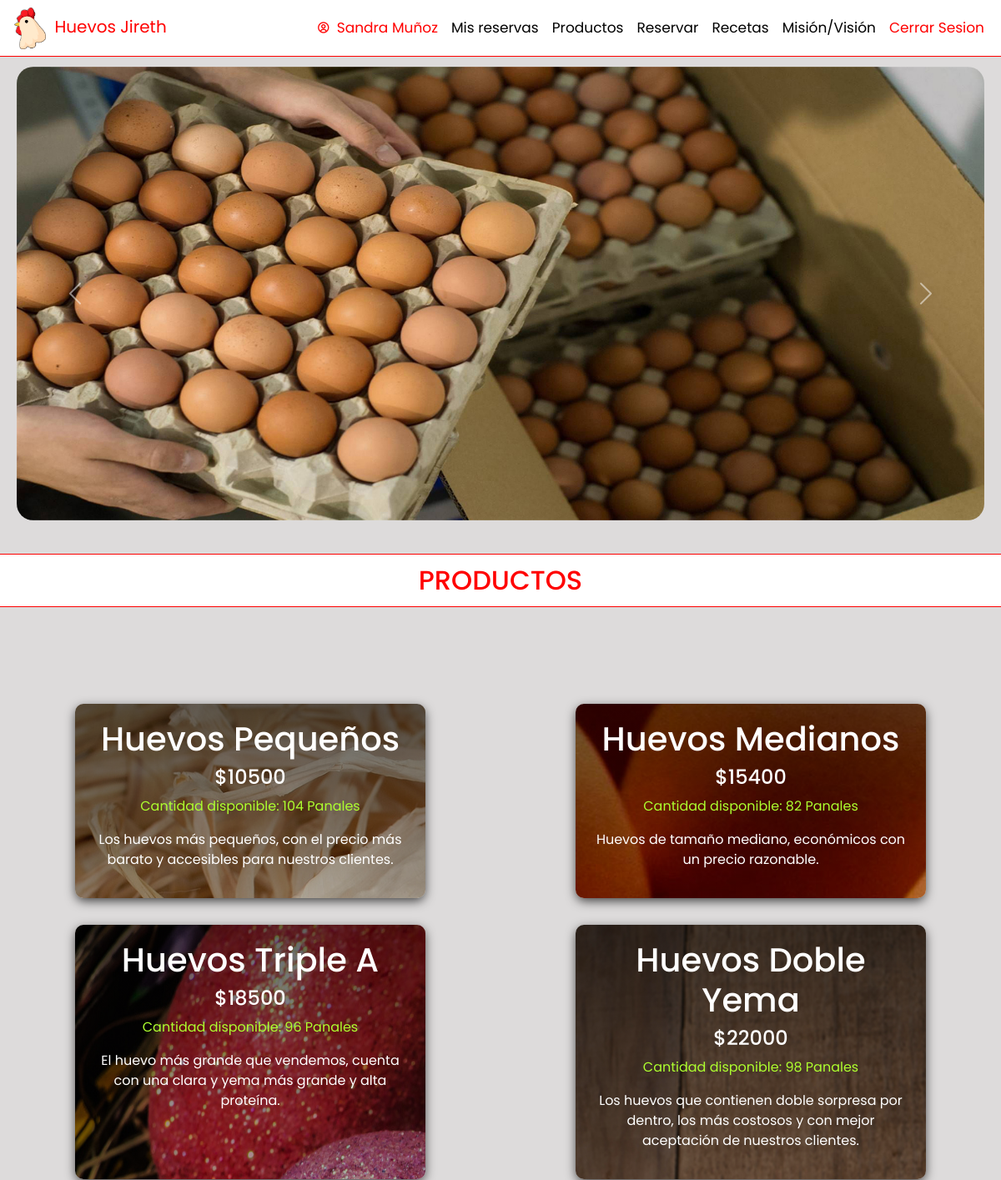
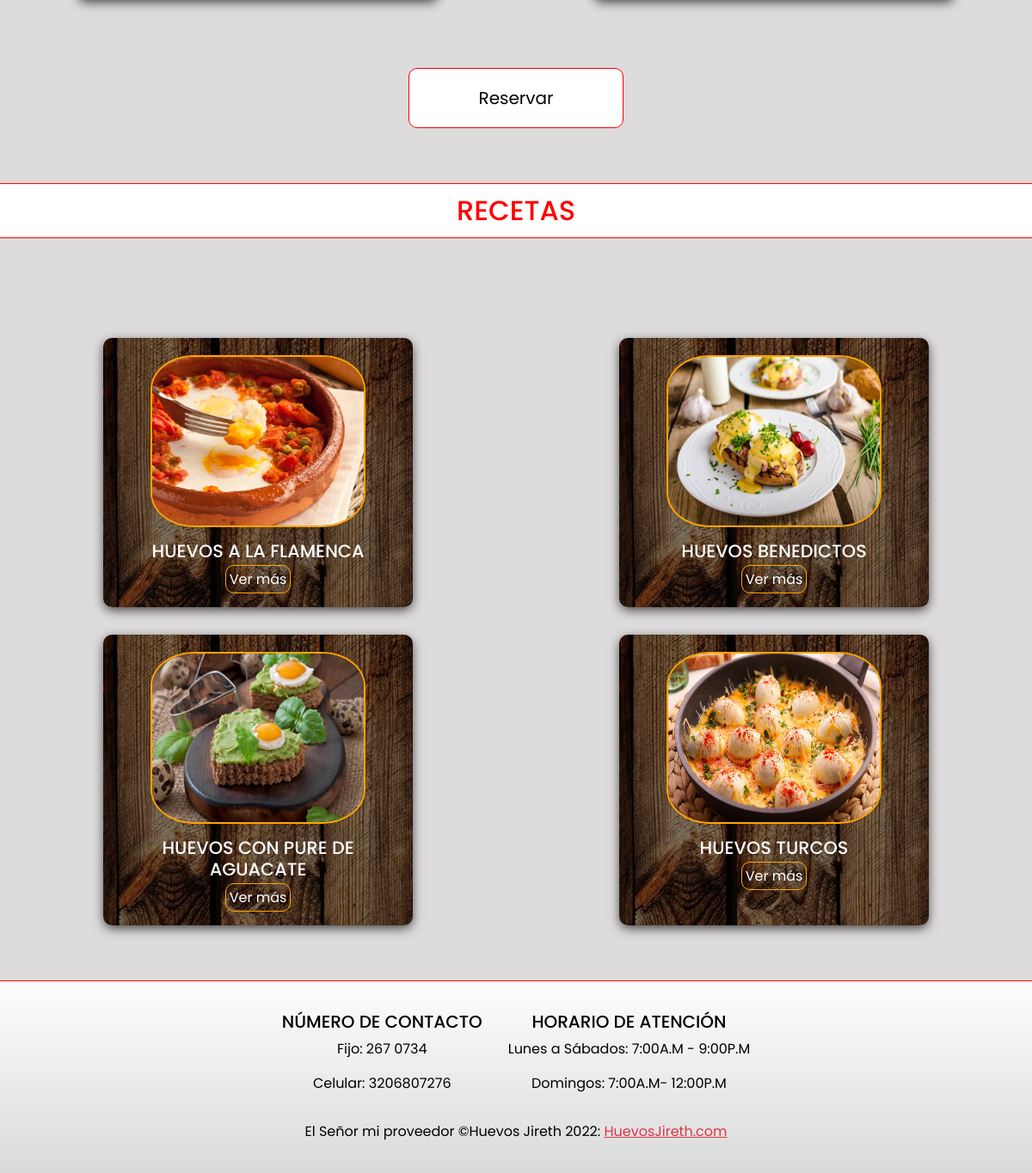
The page /view/client/user.php (signed in) on the database its author committed (2 pictures, top to bottom).
### tables this page shows
CREATE TABLE `productos` (
  `idProducto` int(11) NOT NULL,
  `Nombre` varchar(30) NOT NULL,
  `Precio` int(11) NOT NULL,
  `Cantidad` int(11) NOT NULL,
  `Descripcion` varchar(500) NOT NULL
);

### view/client/user.php (the view, shortened to what this page needs)
<?php
include("../../model/conexion.php");
$products = "SELECT * FROM productos";
$show = mysqli_query($conx, $products);
$I = array(
    "/hj/images/bg_huevos1.jpg",
    "/hj/images/bg_huevos2.jpg",
    "/hj/images/bg_huevos3.jpg",
    "/hj/images/bg_huevos4.jpg"
);
?>
<!DOCTYPE html>
<html lang="es">
<head>
    <link href="https://cdn.jsdelivr.net/npm/bootstrap@5.2.2/dist/css/bootstrap.min.css" rel="stylesheet">
    <link rel="stylesheet" href="/hj/css/inicio.css">
    <link rel="stylesheet" href="../../package/dist/sweetalert2.min.css">
</head>
<body style="background-color:rgb(221, 219, 219);">
    <?php include("../template/header_user.php") ?>
    <div id="carouselExampleControls" class="carousel slide" data-bs-ride="carousel">
        <div class="carousel-inner">
            <div class="carousel-item active">
                <img src="/hj/images/huevos1.jpg" class="d-block w-100" alt="Huevos 1">
            </div>
        </div>
        <button class="carousel-control-prev" type="button" data-bs-target="#carouselExampleControls" data-bs-slide="prev">
            <span class="carousel-control-prev-icon" aria-hidden="true"></span>
        </button>
        <button class="carousel-control-next" type="button" data-bs-target="#carouselExampleControls" data-bs-slide="next">
            <span class="carousel-control-next-icon" aria-hidden="true"></span>
        </button>
    </div>
    <?php $nImg = 0; ?>
    <section id="productos">
        <h1 class="barrita">PRODUCTOS</h1>
        <div class="productos">
            <?php while ($row = mysqli_fetch_assoc($show)) { ?>
                <div class="pedaso" style="background: linear-gradient(rgba(0, 0, 0, 0.6), rgba(0, 0, 0, 0.3)), url(<?php echo $I[$nImg]; ?>);">
                    <?php $nImg = $nImg + 1; ?>
                    <h1><?php echo $row["Nombre"] ?></h1>
                    <h4>$<?php echo $row["Precio"] ?></h4>
                    <p style="color: greenyellow">Cantidad disponible: <?php echo $row["Cantidad"] ?> <?php if($row["Cantidad"]==1){echo 'Panal';}else{echo 'Panales';} ?></p>
                    <p><?php echo $row["Descripcion"] ?></p>
                </div>
            <?php }
            mysqli_free_result($show); ?>
        </div>
    </section>
    <section id="reservar" class="reservation">
        <center>
            <button class="btn-rsv" data-bs-toggle="modal" href="#exampleModalToggle">Reservar</button>
        </center>
    </section>
    <section id="recetas">
        <h1 class="barrita">RECETAS</h1>
        <div class="recetas">
            <div class="receta">
                <img src="/hj/images/receta1.jpg" alt="Receta 1">
                <h1>HUEVOS A LA FLAMENCA</h1>
                <a href="/hj/view/client/recetaA.php" class="re">Ver más</a>
            </div>
            <div class="receta">
                <img src="/hj/images/receta2.jpg" alt="Receta 2">
                <h1>HUEVOS BENEDICTOS</h1>
                <a href="/hj/view/client/recetaB.php" class="re">Ver más</a>
            </div>
            <div class="receta">
                <img src="/hj/images/receta3.jpg" alt="Receta 3">
                <h1>HUEVOS CON PURE DE AGUACATE</h1>
                <a href="/hj/view/client/recetaC.php" class="re">Ver más</a>
            </div>
            <div class="receta">
                <img src="/hj/images/receta4.jpg" alt="Receta 4">
                <h1>HUEVOS TURCOS</h1>
                <a href="/hj/view/client/recetaD.php" class="re">Ver más</a>
            </div>
        </div>
    </section>
    <?php include("../../view/template/footer.php") ?>
</body>
</html>

### css/inicio.css (style rules this page uses)
* { font-family: Poppins; }
:root { --body-color: white; --primary-color: red; --secondary-color: orange; --background-color: #b8b4b1; }
.barrita { background:var(--body-color); padding: 12px; margin-top: 20px; text-align: center; border-top: 1px solid var(--primary-color); border-bottom: 1px solid var(--primary-color); color: var(--primary-color); font-size: 2rem; }
.productos { display: grid; margin-top: 100px; grid-template-columns: 1fr 1fr; justify-items: center; }
.pedaso { text-align: center; color: var(--body-color); border-radius: 10px; margin: 1rem; width: 70%; padding: 3%; -webkit-box-shadow: 0px 4px 13px -1px rgba(0,0,0,0.75); -moz-box-shadow: 0px 4px 13px -1px rgba(0,0,0,0.75); box-shadow: 0px 4px 13px -1px rgba(0,0,0,0.75); }
#reservar { margin: 4em 0; }
.btn-rsv { width: 250px; height: 70px; border-radius: 10px; background-color: white; font-size: 20px; border: var(--primary-color) 1px solid ; transition: .1s; transition-timing-function: ease-in-out; }
.recetas { display: flex; display: grid; grid-template-columns: 1fr 1fr; justify-items: center; margin-bottom: 3em; margin-top: 100px; }
.receta { text-align: center; border-radius: 10px; padding: 20px; justify-items: center; background: linear-gradient(rgba(0, 0, 0, 0.5), rgba(0, 0, 0, 0.5)), url(../images/bg_recetas.jpg); width: 60%; margin: 1rem; -webkit-box-shadow: 0px 4px 13px -1px rgba(0,0,0,0.75); -moz-box-shadow: 0px 4px 13px -1px rgba(0,0,0,0.75); box-shadow: 0px 4px 13px -1px rgba(0,0,0,0.75); }
.receta h1 { color: var(--body-color); font-size: 1.3rem; }
.receta img { height: 200px; width: 250px; border-radius: 20%; border: 2px solid var(--secondary-color); margin-bottom: 1rem; }
.re { background-color: transparent; width: 150px; height: 30px; text-align: center; color: white; margin-left: auto; margin-right: auto; text-decoration: none; padding: 4px; border: 1px var(--secondary-color) solid; border-radius: 10px; transition: all .3s; }
.carousel { margin-top: 60px; padding: 20px; }
.carousel-inner { border-radius: 20px; }

### css/header.css (style rules this page uses)
* { font-family: Poppins; }
:root { --body-color: white; --primary-color: red; --secondary-color: orange; }

### css/footer.css (style rules this page uses)
:root { --fondo:linear-gradient(#fdfdfd, #dbdada); }

### rows shown on the page
productos: shows a picture, Nombre "Huevos Pequeños", Precio "10500", Cantidad "104", shows "Panales", Descripcion "Los huevos más pequeños, con el precio más barato y accesibles para nuestros clientes."
productos: shows a picture, Nombre "Huevos Medianos", Precio "15400", Cantidad "82", shows "Panales", Descripcion "Huevos de tamaño mediano, económicos con un precio razonable."
productos: shows a picture, Nombre "Huevos Triple A", Precio "18500", Cantidad "96", shows "Panales", Descripcion "El huevo más grande que vendemos, cuenta con una clara y yema más grande y alta proteína."
productos: shows a picture, Nombre "Huevos Doble Yema", Precio "22000", Cantidad "98", shows "Panales", Descripcion "Los huevos que contienen doble sorpresa por dentro, los más costosos y con mejor aceptación de nuestros clientes."

### other values the page prints
$_SESSION['usuario'] "Sandra Muñoz"
